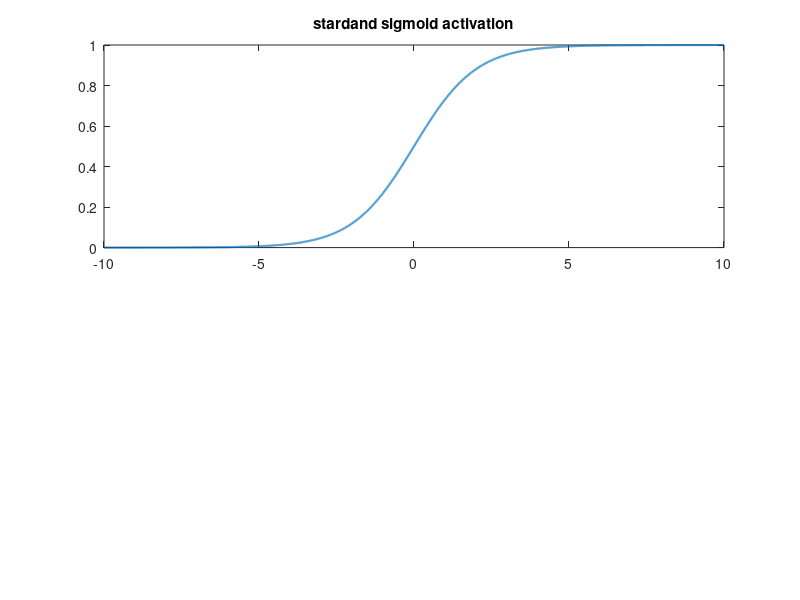

Recreate this plot in MATLAB. (Note: this script raises an error after producing the figure.)
function generate_finalproject_figures
% 6865 
% Zeyu Liu
% 12/16/2019

% sigmoid activation

X = linspace(-10,10,10000);
Y = 1 ./ (1 + exp(-X));
subplot(2,1,1),plot(X,Y,'LineWidth',1.5),title('stardand sigmoid activation'),legend('Y=1/(1+exp(-wX+b)), w=1,b=0','location','nw');grid minor;

X = linspace(-10,10,10000);
Y1 = 1 ./ (1 + exp(-X));
Y2 = 1 ./ (1 + exp(-2*X));
Y3 = 1 ./ (1 + exp(-3*X));
Y4 = 1 ./ (1 + exp(-X+1));
Y5 = 1 ./ (1 + exp(-X+2));

subplot(2,1,2),plot(X,Y1,X,Y2,X,Y3,X,Y4,X,Y5,'LineWidth',1.5),legend('w=1,b=0','w=2,b=0','w=3,b=0','w=1,b=1','w=1,b=2','location','nw');title('adjust sigmoid activation');grid minor;
pause;

% relu activation

X = linspace(-10,10,10000)
Y = max(0,X);
subplot(1,1,1),plot(X,Y,'LineWidth',1.5),title('relu activation');grid minor;

